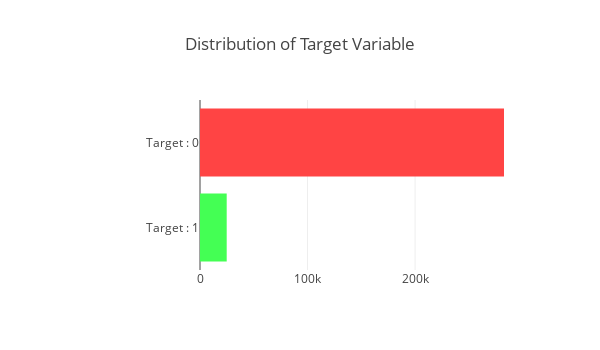

Notebook cell for this chart:
### Code cell
bar_hor(appl_data_train, "TARGET", "Distribution of Target Variable" , ["#44ff54", '#ff4444'], h=350, w=600, lm=200, xlb = ['Target : 1','Target : 0'])

### Figure 1 — Plotly figure (JSON) as saved in the notebook; plotly's stock layout.template omitted (floating-point values rounded to 4 significant figures)
{"data": [{"marker": {"color": ["#44ff54", "#ff4444"]}, "orientation": "h", "type": "bar", "x": [24824, 282684], "y": ["Target : 1", "Target : 0"]}], "layout": {"height": 350, "margin": {"l": 200}, "title": "Distribution of Target Variable", "width": 600}}
